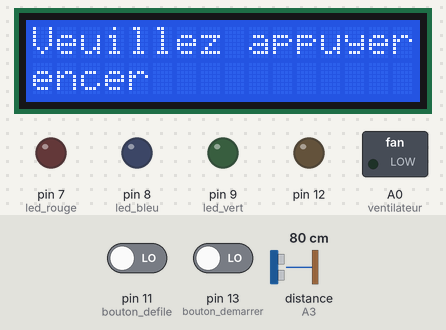
The sketch below on a simulated Arduino Uno, built with avr-gcc and run on an emulated ATmega328P. Shown: 16×2 character LCD, switched loads named in the sketch (green lamp = pin HIGH), output pins drawn as LEDs (lit = HIGH). The test bench sets the inputs (shaded band); at power-on: pin 13 (bouton_demarrer) LOW, pin 11 (bouton_defile) LOW, distance to the obstacle (sensor on A3) 80 cm. The echo pulse lasts 58.3 µs per cm; pins used as bus, display or sensor lines are not drawn.

Above: at 1.2 s.
1.3 s: pin 13 (bouton_demarrer) driven HIGH
At 2.7 s:
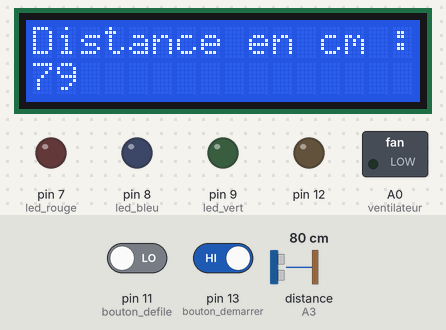
Timing chart, 0 to 4.3 s (numbered marks = the images above; inputs shaded):
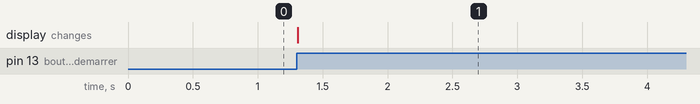

Measured:
- after the input at 1.3 s, the display: changes at once (image 1)

The sketch:

tableauDeBord.ino
```cpp
#include "Wire.h"
#include "LiquidCrystal.h"
#include "DHT.h"
#define led_bleu 8
#define led_rouge 7
#define led_vert 9
#define led_jaune 10
#define ventilateur A0
#define LDR A2
#define bouton_demarrer 13
#define bouton_defile 11


LiquidCrystal lcd(1, 2, 3, 4, 5, 6);
DHT dht(A1, DHT11);

const int trigPin =A4;
const int echoPin =A3;
int value;
int etatbouton = 0;
boolean verif_dem = false;
int compteur = 0;
int bouton = 0;
boolean verif_defile = false;

// Variables utiles
long duree; // Durée de l'echo
int distance;

void setup() {
   lcd.begin(16, 2);
   dht.begin();
    pinMode(trigPin, OUTPUT); // Configuration du port du Trigger comme une SORTIE
    pinMode(echoPin, INPUT); // Configuration du port de l'Echo comme une ENTREE
    pinMode(LDR, INPUT);
    pinMode(bouton_demarrer, INPUT);
    pinMode(bouton_defile, INPUT);
    pinMode(12, OUTPUT);
    pinMode(led_bleu, OUTPUT);
    pinMode(led_rouge, OUTPUT);
    pinMode(led_vert, OUTPUT);
    pinMode(ventilateur, OUTPUT);
    lcd.print("Veuillez appuyer sur le bouton pour commencer");
}

void loop() {
    etatbouton = digitalRead(bouton_demarrer);

    if (etatbouton == HIGH && !verif_dem) {
        lcd.clear();
        verif_dem = true ;

        bouton = digitalRead(bouton_defile);

        if (bouton == HIGH && !verif_defile) {
        compteur ++;
        }

        if (compteur == 0) {
        // Émission d'un signal de durée 10 microsecondes
        digitalWrite(trigPin, LOW);
        delayMicroseconds(5);
        digitalWrite(trigPin, HIGH);
        delayMicroseconds(10);
        digitalWrite(trigPin, LOW);
        // Écoute de l'écho
        duree = pulseIn(echoPin, HIGH);
        // Calcul de la distance
        distance = duree*0.034/2;
        // Affichage de la distance dans le Moniteur Série
        lcd.print("Distance en cm :") ;
        lcd.setCursor(0,1);
        lcd.print(distance) ;
        delay(500); // Délai d'attente pour éviter d'afficher trop de résultats à la seconde
        if (distance <= 20 && distance > 10) {
            tone (12, 1900); // allume le buzzer actif arduino
            delay(500);
        } else if (distance <= 10 && distance > 5) {
            tone(12, 1900); // allume le buzzer actif arduino
            delay(300);
        } else if (distance <= 5) {
            tone(12, 1900); // allume le buzzer actif arduino
            delay(100);
        }
        noTone(12);
        }

        if (compteur == 1) {
        float h = dht.readHumidity();
        float t = dht.readTemperature();

        lcd.setCursor(0,0);
        lcd.print("Humidity: ");
        lcd.print(h);

        lcd.setCursor(0,1);
        lcd.print("Temperature: ");
        lcd.print(t);

        if (t >= 10.00 && t < 19.00) {
            digitalWrite(led_bleu, HIGH);
        } else if (t >= 19.00 && t < 22.00) {
            digitalWrite(led_rouge, HIGH);
        } else if (t > 22.00) {
            analogWrite(ventilateur, 128);
        }

        if (h >= 40.00 && h <= 70.00){
            digitalWrite(led_vert, HIGH);
        } else {
            digitalWrite(led_jaune, HIGH);
        }
        }

        if (compteur == 2) {
        value = analogRead(LDR);
        lcd.print("Luminosite :");
        lcd.setCursor(0,1);
        lcd.print(value);
        }

        if (compteur >= 3) {
        compteur = 0;
        }

        delay(1000);
    }
}
```
